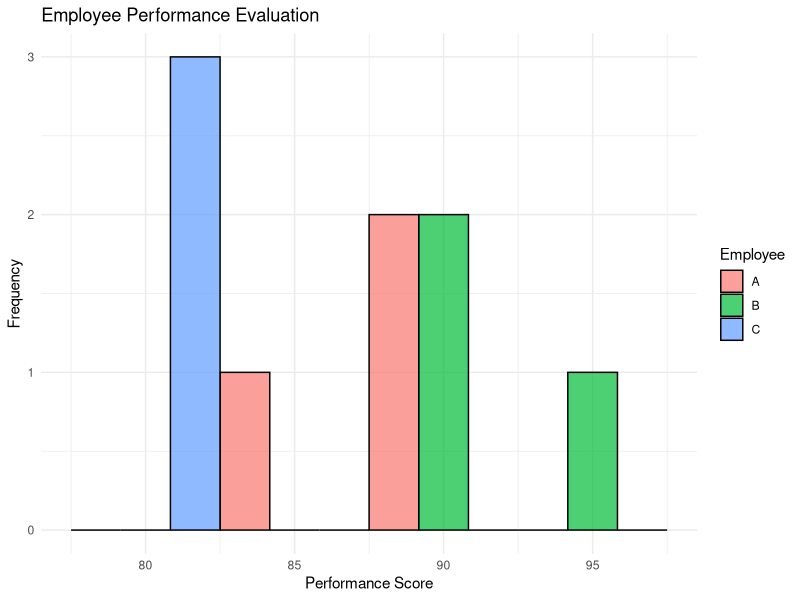

The R script that drew this image:

library(ggplot2)
performance_data <- data.frame(
  Month = c("Jan", "Jan", "Jan",
            "Feb", "Feb", "Feb",
            "Mar", "Mar", "Mar"),
  Employee = c("A", "B", "C",
               "A", "B", "C",
               "A", "B", "C"),
  Score = c(85, 90, 78,
            88, 92, 80,
            90, 94, 82)
)

ggplot(performance_data, aes(x = Score, fill = Employee)) +
  geom_histogram(binwidth = 5, color = "black", alpha = 0.7, position = "dodge") +
  labs(title = "Employee Performance Evaluation",
       x = "Performance Score",
       y = "Frequency",
       fill = "Employee") +
  theme_minimal()
